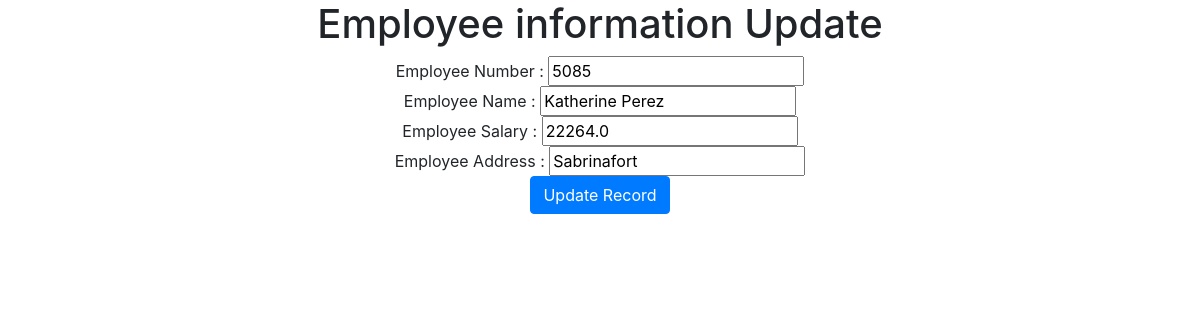
The app's page /update/2/ with its own data.
### testapp/models.py (models this page shows)
class Employee(models.Model):
    eno = models.IntegerField()
    ename = models.CharField(max_length=30)
    esal = models.FloatField()
    eaddr = models.CharField(max_length=256)

### testapp/views.py (the view)
# urls.py: re_path('update/(?P<id>\d+)/', views.update_view),
def update_view(request, id):
    employee = Employee.objects.get(id=id)
    if request.method == "POST":
        form = EmployeeForm(request.POST, instance=employee)
        if form.is_valid():
            form.save()
        return redirect('/index')
    return render(request, 'testapp/update.html', {'employee': employee})

### templates/testapp/update.html (shortened to what this page needs)
<!DOCTYPE html>
{% extends 'testapp/base.html' %}
        {%block body_block%}
    <h1> Employee information Update</h1>
    <form method="post">
        Employee Number : <input type="text" name="eno" value="{{employee.eno}}"><br>
        Employee Name : <input type="text" name="ename" value="{{employee.ename}}"><br>
        Employee Salary : <input type="text" name="esal" value="{{employee.esal}}"><br>
        Employee Address : <input type="text" name="eaddr" value="{{employee.eaddr}}"><br>
        <input type="submit" name="" value="Update Record" class="btn btn-primary">
    </form>
    {%endblock%}

### records on screen
Employee: eno "5085", ename "Katherine Perez", esal "22264.0", eaddr "Sabrinafort"
